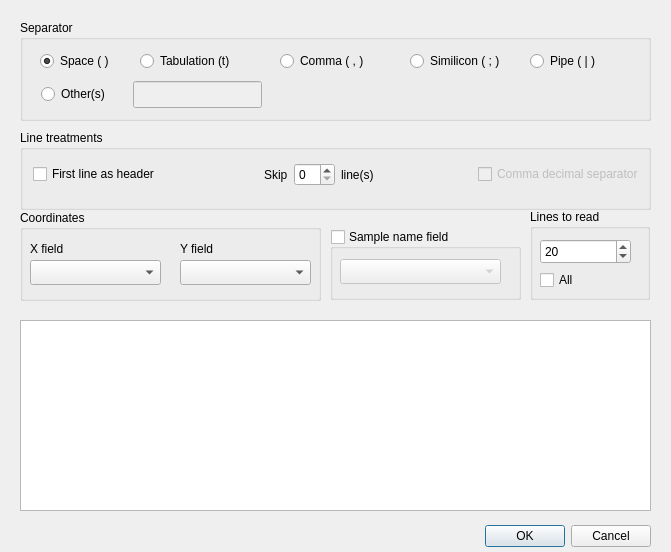
<?xml version="1.0" encoding="UTF-8"?>
<ui version="4.0">
 <class>msta_text_file_analysis</class>
 <widget class="QDialog" name="msta_text_file_analysis">
  <property name="geometry">
   <rect>
    <x>0</x>
    <y>0</y>
    <width>671</width>
    <height>552</height>
   </rect>
  </property>
  <property name="windowTitle">
   <string>Dialog</string>
  </property>
  <widget class="QDialogButtonBox" name="buttonBox">
   <property name="geometry">
    <rect>
     <x>310</x>
     <y>520</y>
     <width>341</width>
     <height>32</height>
    </rect>
   </property>
   <property name="orientation">
    <enum>Qt::Horizontal</enum>
   </property>
   <property name="standardButtons">
    <set>QDialogButtonBox::Cancel|QDialogButtonBox::Ok</set>
   </property>
  </widget>
  <widget class="QGroupBox" name="groupBox">
   <property name="geometry">
    <rect>
     <x>20</x>
     <y>20</y>
     <width>631</width>
     <height>101</height>
    </rect>
   </property>
   <property name="title">
    <string>Separator</string>
   </property>
   <widget class="QRadioButton" name="radioSpace">
    <property name="geometry">
     <rect>
      <x>20</x>
      <y>30</y>
      <width>86</width>
      <height>22</height>
     </rect>
    </property>
    <property name="text">
     <string>Space ( )</string>
    </property>
    <property name="checked">
     <bool>true</bool>
    </property>
   </widget>
   <widget class="QRadioButton" name="radioTabulation">
    <property name="geometry">
     <rect>
      <x>120</x>
      <y>30</y>
      <width>120</width>
      <height>22</height>
     </rect>
    </property>
    <property name="text">
     <string>Tabulation (t)</string>
    </property>
   </widget>
   <widget class="QRadioButton" name="radioComma">
    <property name="geometry">
     <rect>
      <x>260</x>
      <y>30</y>
      <width>104</width>
      <height>22</height>
     </rect>
    </property>
    <property name="text">
     <string>Comma ( , )</string>
    </property>
   </widget>
   <widget class="QRadioButton" name="radioSimilicon">
    <property name="geometry">
     <rect>
      <x>390</x>
      <y>30</y>
      <width>113</width>
      <height>22</height>
     </rect>
    </property>
    <property name="text">
     <string>Similicon ( ; )</string>
    </property>
   </widget>
   <widget class="QRadioButton" name="radioPipe">
    <property name="geometry">
     <rect>
      <x>510</x>
      <y>30</y>
      <width>84</width>
      <height>22</height>
     </rect>
    </property>
    <property name="text">
     <string>Pipe ( | )</string>
    </property>
   </widget>
   <widget class="QRadioButton" name="radioOther">
    <property name="geometry">
     <rect>
      <x>21</x>
      <y>63</y>
      <width>86</width>
      <height>22</height>
     </rect>
    </property>
    <property name="text">
     <string>Other(s)</string>
    </property>
   </widget>
   <widget class="QLineEdit" name="lineEditOther">
    <property name="enabled">
     <bool>false</bool>
    </property>
    <property name="geometry">
     <rect>
      <x>113</x>
      <y>61</y>
      <width>129</width>
      <height>27</height>
     </rect>
    </property>
   </widget>
  </widget>
  <widget class="QGroupBox" name="groupBox_2">
   <property name="geometry">
    <rect>
     <x>20</x>
     <y>130</y>
     <width>631</width>
     <height>80</height>
    </rect>
   </property>
   <property name="title">
    <string>Line treatments</string>
   </property>
   <widget class="QWidget" name="layoutWidget">
    <property name="geometry">
     <rect>
      <x>13</x>
      <y>31</y>
      <width>611</width>
      <height>28</height>
     </rect>
    </property>
    <layout class="QGridLayout" name="gridLayout">
     <item row="0" column="0">
      <widget class="QCheckBox" name="checkBoxHeader">
       <property name="text">
        <string>First line as header</string>
       </property>
      </widget>
     </item>
     <item row="0" column="1">
      <spacer name="horizontalSpacer">
       <property name="orientation">
        <enum>Qt::Horizontal</enum>
       </property>
       <property name="sizeHint" stdset="0">
        <size>
         <width>40</width>
         <height>20</height>
        </size>
       </property>
      </spacer>
     </item>
     <item row="0" column="2">
      <widget class="QLabel" name="label">
       <property name="text">
        <string>Skip</string>
       </property>
      </widget>
     </item>
     <item row="0" column="3">
      <widget class="QSpinBox" name="spinBoxSkipLine"/>
     </item>
     <item row="0" column="4">
      <widget class="QLabel" name="label_2">
       <property name="text">
        <string>line(s)</string>
       </property>
      </widget>
     </item>
     <item row="0" column="5">
      <spacer name="horizontalSpacer_2">
       <property name="orientation">
        <enum>Qt::Horizontal</enum>
       </property>
       <property name="sizeHint" stdset="0">
        <size>
         <width>40</width>
         <height>20</height>
        </size>
       </property>
      </spacer>
     </item>
     <item row="0" column="6">
      <widget class="QCheckBox" name="checkBoxCommaSeparator">
       <property name="enabled">
        <bool>false</bool>
       </property>
       <property name="text">
        <string>Comma decimal separator</string>
       </property>
      </widget>
     </item>
    </layout>
   </widget>
  </widget>
  <widget class="QTableWidget" name="tableAnalysisResult">
   <property name="geometry">
    <rect>
     <x>20</x>
     <y>320</y>
     <width>631</width>
     <height>191</height>
    </rect>
   </property>
  </widget>
  <widget class="QGroupBox" name="groupBox_3">
   <property name="geometry">
    <rect>
     <x>20</x>
     <y>210</y>
     <width>301</width>
     <height>91</height>
    </rect>
   </property>
   <property name="title">
    <string>Coordinates</string>
   </property>
   <widget class="QComboBox" name="xCoordComboBox">
    <property name="geometry">
     <rect>
      <x>10</x>
      <y>50</y>
      <width>131</width>
      <height>25</height>
     </rect>
    </property>
   </widget>
   <widget class="QComboBox" name="yCoordComboBox">
    <property name="geometry">
     <rect>
      <x>160</x>
      <y>50</y>
      <width>131</width>
      <height>25</height>
     </rect>
    </property>
   </widget>
   <widget class="QLabel" name="label_3">
    <property name="geometry">
     <rect>
      <x>10</x>
      <y>30</y>
      <width>41</width>
      <height>17</height>
     </rect>
    </property>
    <property name="text">
     <string>X field</string>
    </property>
   </widget>
   <widget class="QLabel" name="label_4">
    <property name="geometry">
     <rect>
      <x>160</x>
      <y>30</y>
      <width>41</width>
      <height>17</height>
     </rect>
    </property>
    <property name="text">
     <string>Y field</string>
    </property>
   </widget>
  </widget>
  <widget class="QGroupBox" name="sampleNameGroupBox">
   <property name="enabled">
    <bool>true</bool>
   </property>
   <property name="geometry">
    <rect>
     <x>330</x>
     <y>229</y>
     <width>191</width>
     <height>71</height>
    </rect>
   </property>
   <property name="title">
    <string>Sample name field</string>
   </property>
   <property name="checkable">
    <bool>true</bool>
   </property>
   <property name="checked">
    <bool>false</bool>
   </property>
   <widget class="QComboBox" name="sampleNameComboBox">
    <property name="enabled">
     <bool>false</bool>
    </property>
    <property name="geometry">
     <rect>
      <x>10</x>
      <y>30</y>
      <width>161</width>
      <height>25</height>
     </rect>
    </property>
   </widget>
  </widget>
  <widget class="QGroupBox" name="groupBox_4">
   <property name="geometry">
    <rect>
     <x>530</x>
     <y>209</y>
     <width>120</width>
     <height>91</height>
    </rect>
   </property>
   <property name="title">
    <string>Lines to read</string>
   </property>
   <widget class="QSpinBox" name="numberofLinesToRead">
    <property name="geometry">
     <rect>
      <x>10</x>
      <y>30</y>
      <width>91</width>
      <height>25</height>
     </rect>
    </property>
    <property name="showGroupSeparator" stdset="0">
     <bool>false</bool>
    </property>
    <property name="maximum">
     <number>10000</number>
    </property>
    <property name="value">
     <number>20</number>
    </property>
   </widget>
   <widget class="QCheckBox" name="allLinesToRead">
    <property name="geometry">
     <rect>
      <x>10</x>
      <y>60</y>
      <width>83</width>
      <height>22</height>
     </rect>
    </property>
    <property name="text">
     <string>All</string>
    </property>
   </widget>
  </widget>
 </widget>
 <resources/>
 <connections>
  <connection>
   <sender>buttonBox</sender>
   <signal>accepted()</signal>
   <receiver>msta_text_file_analysis</receiver>
   <slot>accept()</slot>
   <hints>
    <hint type="sourcelabel">
     <x>548</x>
     <y>444</y>
    </hint>
    <hint type="destinationlabel">
     <x>157</x>
     <y>274</y>
    </hint>
   </hints>
  </connection>
  <connection>
   <sender>buttonBox</sender>
   <signal>rejected()</signal>
   <receiver>msta_text_file_analysis</receiver>
   <slot>reject()</slot>
   <hints>
    <hint type="sourcelabel">
     <x>616</x>
     <y>450</y>
    </hint>
    <hint type="destinationlabel">
     <x>286</x>
     <y>274</y>
    </hint>
   </hints>
  </connection>
  <connection>
   <sender>allLinesToRead</sender>
   <signal>toggled(bool)</signal>
   <receiver>numberofLinesToRead</receiver>
   <slot>setDisabled(bool)</slot>
   <hints>
    <hint type="sourcelabel">
     <x>567</x>
     <y>279</y>
    </hint>
    <hint type="destinationlabel">
     <x>580</x>
     <y>255</y>
    </hint>
   </hints>
  </connection>
  <connection>
   <sender>radioOther</sender>
   <signal>toggled(bool)</signal>
   <receiver>lineEditOther</receiver>
   <slot>setEnabled(bool)</slot>
   <hints>
    <hint type="sourcelabel">
     <x>92</x>
     <y>100</y>
    </hint>
    <hint type="destinationlabel">
     <x>142</x>
     <y>94</y>
    </hint>
   </hints>
  </connection>
 </connections>
</ui>
